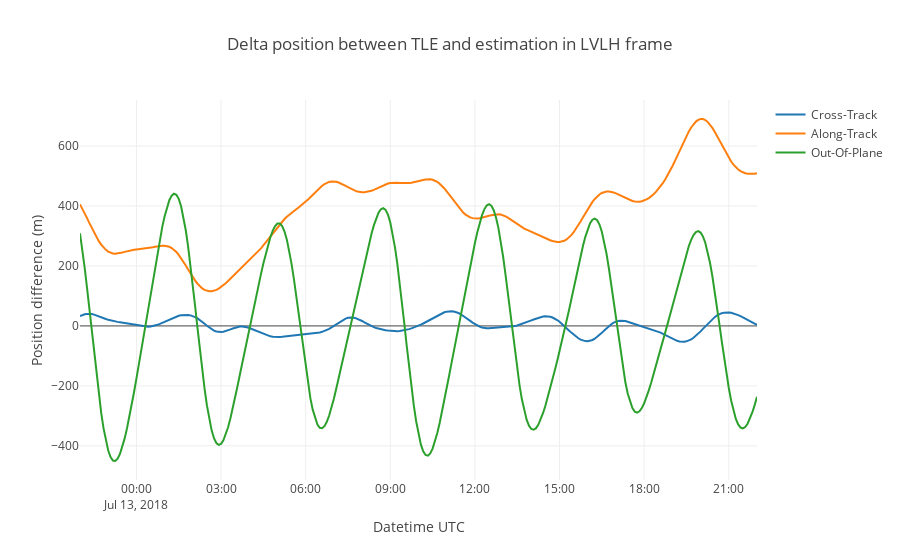

The notebook cell this image was saved under:
### Markdown cell above
Plotting the components of the position different between the TLE and the estimation, in LVLH frame

### Code cell
import plotly.graph_objs as go

traceX = go.Scatter(
    x = deltaPV_lvlh_df['x'].index,
    y = deltaPV_lvlh_df['x'],
    mode='lines',
    name='Cross-Track'
)

traceY = go.Scatter(
    x = deltaPV_lvlh_df['y'].index,
    y = deltaPV_lvlh_df['y'],
    mode='lines',
    name='Along-Track'
)

traceZ = go.Scatter(
    x = deltaPV_lvlh_df['z'].index,
    y = deltaPV_lvlh_df['z'],
    mode='lines',
    name='Out-Of-Plane'
)

data = [traceX, traceY, traceZ]

layout = go.Layout(
    title = 'Delta position between TLE and estimation in LVLH frame',
    xaxis = dict(
        title = 'Datetime UTC'
    ),
    yaxis = dict(
        title = 'Position difference (m)'
    )
)

fig = dict(data=data, layout=layout)

py.iplot(fig)

### Figure 1 — Plotly figure (JSON) as saved in the notebook; plotly's stock layout.template omitted (floating-point values rounded to 4 significant figures; data arrays with more than 128 entries replaced by an {"elided": "..."} marker saying what was removed)
{"data": [{"mode": "lines", "name": "Cross-Track", "type": "scatter", "uid": "dbc03a38-a8b5-4dd2-8640-2b3e474fad9c", "x": {"elided": "289 str values"}, "y": {"elided": "289 float values"}}, {"mode": "lines", "name": "Along-Track", "type": "scatter", "uid": "d7e7730a-359a-4dc4-8281-54c23b9e0715", "x": {"elided": "289 str values"}, "y": {"elided": "289 float values"}}, {"mode": "lines", "name": "Out-Of-Plane", "type": "scatter", "uid": "3d0d89e3-608b-49ef-a53c-8ff9835af81d", "x": {"elided": "289 str values"}, "y": {"elided": "289 float values"}}], "layout": {"autosize": true, "title": {"text": "Delta position between TLE and estimation in LVLH frame"}, "xaxis": {"autorange": true, "range": ["2018-07-12 22:00", "2018-07-13 22:00"], "title": {"text": "Datetime UTC"}, "type": "date"}, "yaxis": {"autorange": true, "range": [-513.9, 753.5], "title": {"text": "Position difference (m)"}, "type": "linear"}}}
